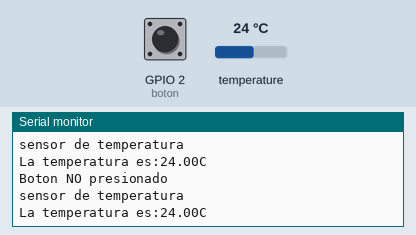
The sketch below on a simulated ESP32. On the bench: the last lines printed to the serial monitor. The test bench sets the inputs (shaded band); at power-on: temperature 24 °C, GPIO 2 (boton) LOW.

Above: at 7.5 s.
7.6 s: temperature set to 12 °C
At 12.1 s:
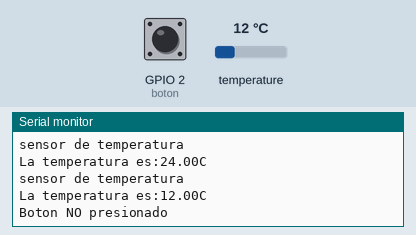
12.2 s: temperature set to 19 °C
At 13.3 s:
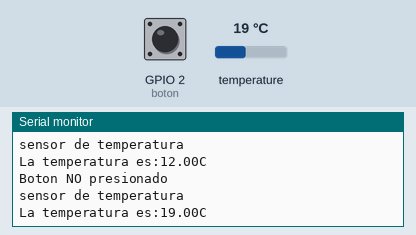
16.8 s: GPIO 2 (boton) pulled HIGH for 3 s
Timing chart, 0 to 19.8 s (numbered marks = the images above; inputs shaded):
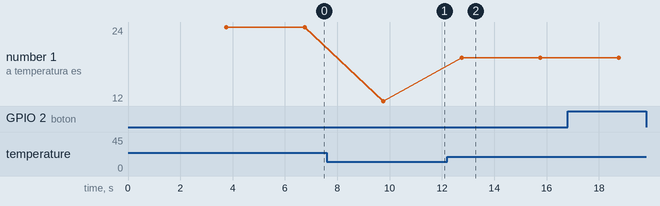

The sketch:

carlos_ceballos_3er_bimestre_practica2.ino
```cpp
// librerias
#include <Ticker.h>
#include <OneWire.h>
#include <DallasTemperature.h>

//directivas de procesado
#define boton 2
//funcion ISR
void sensortemp();
void cc_boton();

//constructores
Ticker accion_temperatura(sensortemp,3000);
Ticker state_boton(cc_boton,6000);
 OneWire ourWire(4);
 DallasTemperature sensor(&ourWire);

  void setup(){
    Serial.begin(9600);
    pinMode(boton,INPUT);
    accion_temperatura.start();
    state_boton.start();
    }

    void loop(){
    accion_temperatura.update();
    state_boton.update();
    }

    void sensortemp(){
      sensor.requestTemperatures();//envia el mando
                                  //para leer la temperatura
      float temp= sensor.getTempCByIndex(0); //Se obtiene la temperatura
                                             // en C
      Serial.println("sensor de temperatura");
      Serial.print("La temperatura es:");
      Serial.print(temp);
      Serial.println("C");
      }
      void cc_boton(){
      int estado = digitalRead(boton);

      if(estado == HIGH){
      Serial.println("Boton presionado");
      }

      if(estado == LOW);{
      Serial.println("Boton NO presionado");

        }
        }
```

Measured:
- after the input at 7.6 s, the serial monitor: prints a new line after 2.2 s (image 1)
- after the input at 12.2 s, the serial monitor: prints a new line after 0.57 s (image 2)
- plotted number 1: 24 → 12 after the input at 7.6 s, 12 → 19 after the input at 12.2 s
